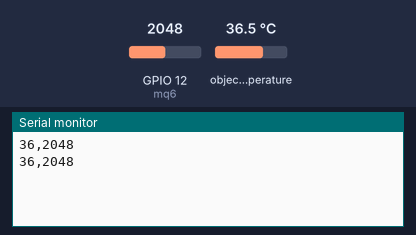
The sketch below on a simulated ESP32. Parts: the last lines printed to the serial monitor. The inputs (shaded band) are chosen by the test bench; at power-on: object temperature 36.5 °C, GPIO 12 (mq6) = 2048.

Above: at 2.2 s.
2.3 s: object temperature set to 20 °C
At 3.4 s:
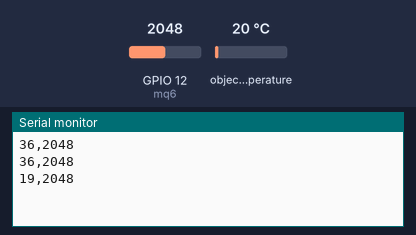
3.8 s: GPIO 12 (mq6) set to 2866
At 4.8 s:
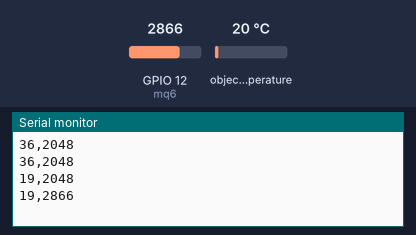
5.3 s: object temperature set to 26 °C
At 6.6 s:
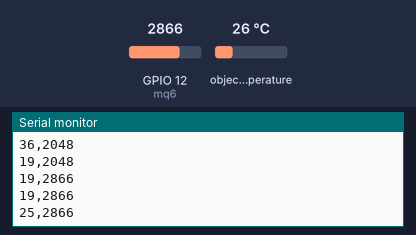
6.8 s: GPIO 12 (mq6) set to 3603
At 7.8 s:
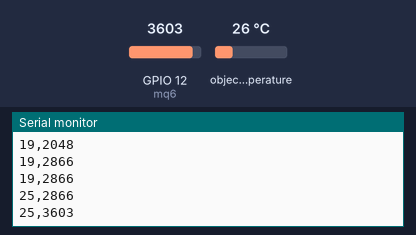
Timing chart, 0 to 9.3 s (numbered marks = the images above; inputs shaded):
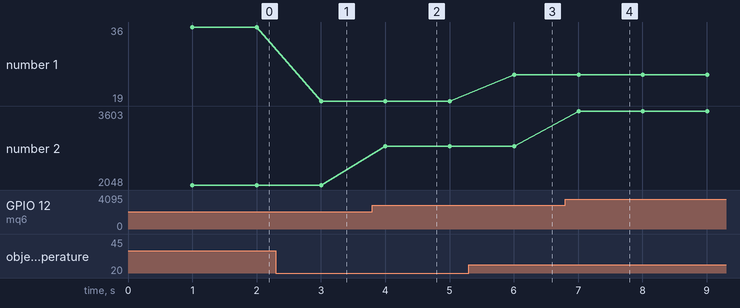

The sketch:

Lectura_MLX_MQT_serial.ino
```cpp
/*
 * Autor: Hugo Escalpelo
 * Fecha: 14 de febrero de 2022
 *
 * Este programa realiza la lecura del sensor MQ-6 y MLX90614
 * y envia dichas lecturas por serial desde el ESP32CAM. Este
 * se conectara por serial con la raspberry Pi, la cual enviará
 * los datos por MQTT al servidor (maquina virtual), en donde
 * seran graficadas y en donde se encuentra la base de datos,
 * etc.
 *
 * Circuito
 *
 * MLX      MQ6     ESP32CAM
 * VCC--------------5V
 * GND--------------GND
 * SDA--------------14
 * SCL--------------15
 *          VCC-----5V
 *          GND-----GND
 *          A0------12
 *
 */
//Bibliotecas
#include <Adafruit_MLX90614.h>

//Objetos
Adafruit_MLX90614 mlx = Adafruit_MLX90614();

//Variables
int lecturaMQ6; //Aqui se guarda el dato del sensor mq6
int lecturaMLX; //Aqui se guarda el dato del sensor mlx
int mq6 = 12; //Aqui se conecta el sensor

void setup() {
  // Iniciar comunicacion serial
  Serial.begin (115200);
  // Serial.println ("Inicio"); //Desactivado a proposito, solo usamos los datos

  //Configuración del Pin analogico como entrada
  //pinMode (mq6, INPUT); // Desactivado a proposito

  //Iniciar comunicación con el sensor
  Wire.begin (14,15);
  if (!mlx.begin(0x5A, &Wire)) {
    Serial.println("Error connecting to MLX sensor. Check wiring.");
    while (1);
  };

  //Espera (Opcional)
  delay (1000); //Espera de temperatura nominal del mq-6

}

void loop() {
  // Leer sensores
  lecturaMQ6 = analogRead (mq6);
  lecturaMLX = mlx.readObjectTempC();

  //Envio de datos
  Serial.print (lecturaMLX);
  Serial.print (",");
  Serial.println (lecturaMQ6);
  delay (1000);

}
```

Measured:
- after the input at 2.3 s, the serial monitor: prints a new line after 0.70 s (image 1)
- after the input at 3.8 s, the serial monitor: prints a new line after 0.20 s (image 2)
- after the input at 5.3 s, the serial monitor: prints a new line after 0.71 s (image 3)
- after the input at 6.8 s, the serial monitor: prints a new line after 0.21 s (image 4)
- plotted number 1: 36 → 19 after the input at 2.3 s, 19 → 25 after the input at 5.3 s
- plotted number 2: 2048 → 2866 after the input at 3.8 s, 2866 → 3603 after the input at 6.8 s
